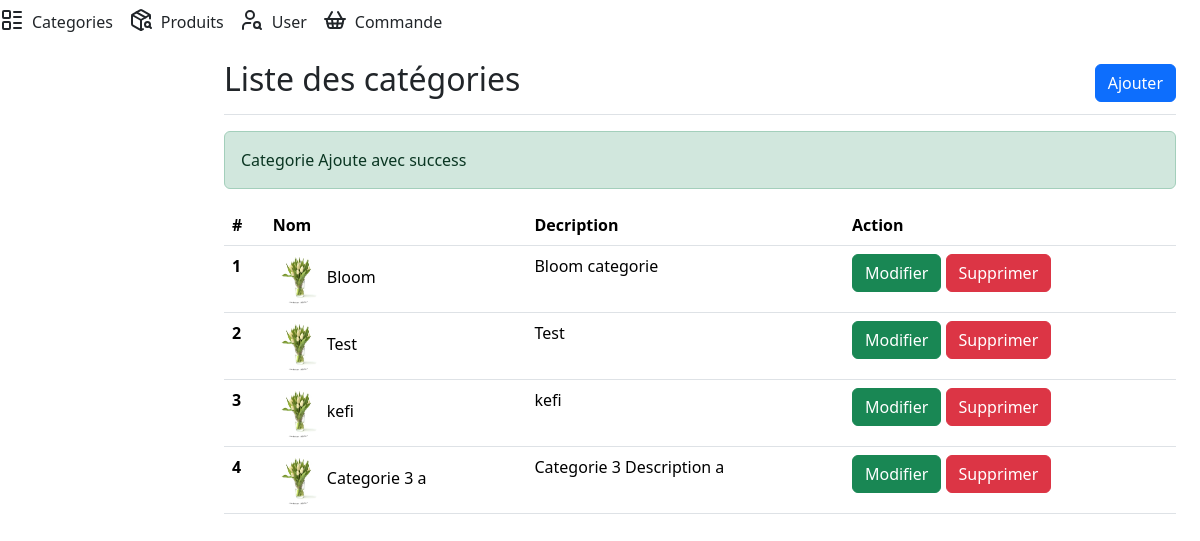
Screenshot of /admin/categories/liste.php?ajout=ok with the database file from the repository.
### tables this page shows
CREATE TABLE `categories` (
  `id` int(11) NOT NULL,
  `nom` varchar(255) NOT NULL,
  `description` varchar(255) NOT NULL,
  `image` varchar(255) NOT NULL,
  `createur` int(11) NOT NULL,
  `date_creation` date NOT NULL,
  `date_modification` date NOT NULL
);

### config/functions.php (called while the page is built, shortened)
<?php
function connectToDatabase(){
    try {
        $conn = new PDO("mysql:host=" . MONHOST . ";dbname=" . MABD, MONUSER, MONPWD);
        $conn->setAttribute(PDO::ATTR_ERRMODE, PDO::ERRMODE_EXCEPTION);
        return $conn;
    } catch (PDOException $e) {
        echo "Erreur de connexion à la base de données : " . $e->getMessage();
        die();
    }
}
function getAllCategories($conn){
    $requete = "SELECT * FROM categories";
    $resultat = $conn->query($requete);
    $categories = $resultat->fetchAll();
    return $categories;
}
$conn = connectToDatabase();
$categories = getAllCategories($conn);
?>

### admin/categories/liste.php (the view, shortened to what this page needs)
<?php
include "../../config/functions.php";
$categories = getAllCategories($conn);
include "../template/header.php";
?>
  <div class="container-fluid">
    <div class="row">
      <?php
      include "../template/navigation.php";
      ?>
      <div class="col-md-9 ms-sm-auto col-lg-10 px-md-4">
        <div class="d-flex justify-content-between flex-wrap flex-md-nowrap align-items-center pt-3 pb-2 mb-3 border-bottom">
          <h1 class="h2">Liste des catégories</h1>
          <div>
            <a class="btn btn-primary" data-bs-toggle="modal" data-bs-target="#exampleModal">Ajouter</a>
          </div>
        </div>
        <div>
          <?php
          if (isset($_GET['ajout']) && $_GET['ajout'] == "ok") {
            print '<div class="alert alert-success">
            Categorie Ajoute avec success
              </div>';
          }
          ?>
          <table class="table">
            <thead>
              <tr>
                <th scope="col">#</th>
                <th scope="col">Nom</th>
                <th scope="col">Decription</th>
                <th scope="col">Action</th>
              </tr>
            </thead>
            <tbody>
              <?php
              $i = 0;
              foreach ($categories as $c) {
                $i++;
                print '<tr>
                     <th scope="row">' . $i . '</th>
                     <td>
                      <img src="../../assets/img/' . $c['image'] . '" width="50" height="50" class="rounded-circle">
                     ' . $c['nom'] . '
                     </td>
                     <td>' . $c['description'] . '</td>
                     <td>
                           <a data-bs-toggle="modal" data-bs-target="#editModal' . $c['id'] . '" class="btn btn-success">Modifier</a>
                           <a href="supprimer.php?idc=' . $c['id'] . '"class="btn btn-danger">Supprimer</a>
                     </td>
                   </tr>';
              }
              ?>
            </tbody>
          </table>
        </div>
      </div>
    </div>
  </div>
  <?php
  include "../template/footer.php";
  ?>

### rows the page displays
categories: image (picture), nom "Bloom", description "Bloom categorie"
categories: image (picture), nom "Test", description "Test"
categories: image (picture), nom "kefi", description "kefi"
categories: image (picture), nom "Categorie 3 a", description "Categorie 3 Description a"
